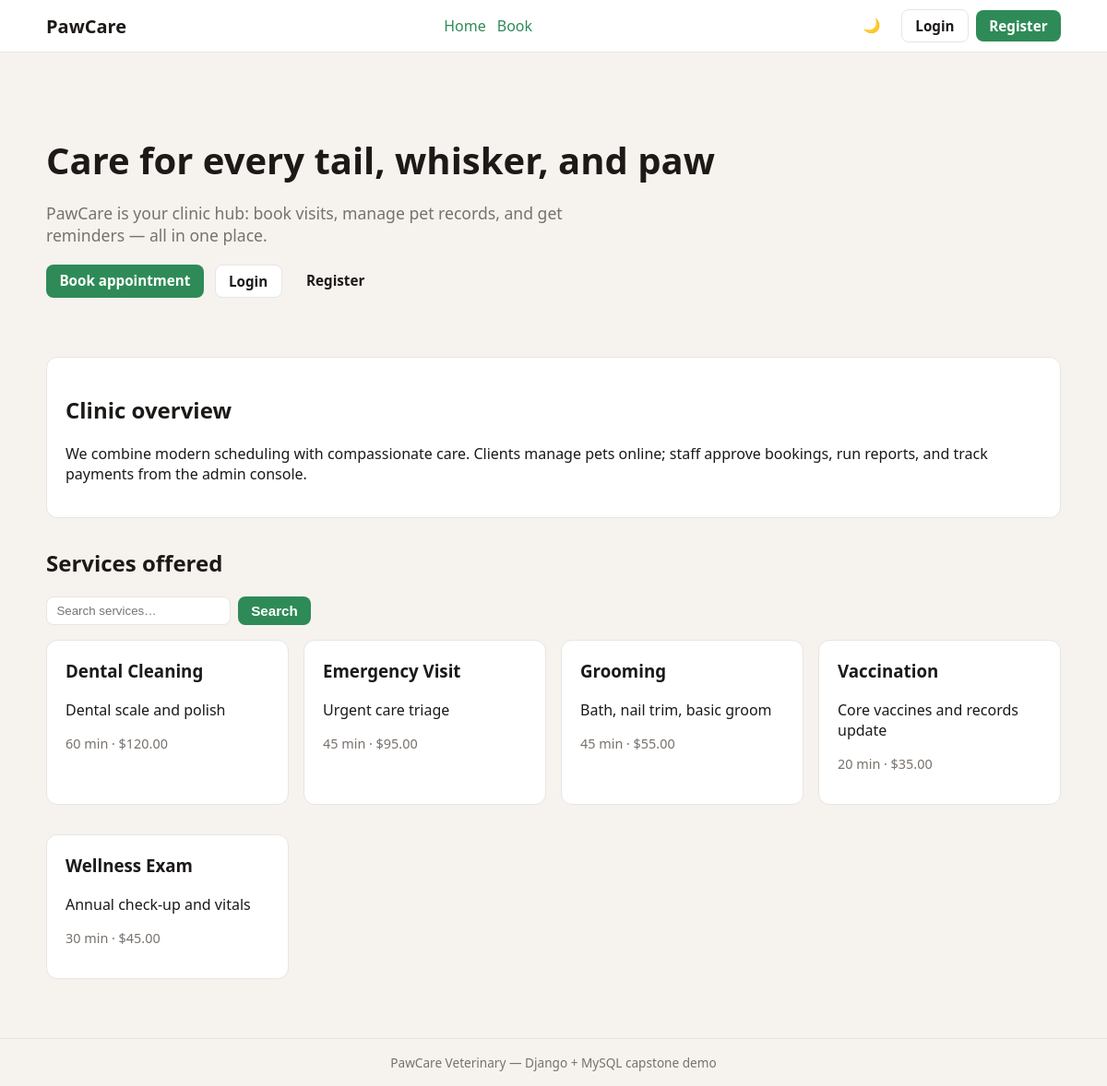
The page / on the database its author committed.
### clinic/models.py (models this page shows, shortened)
class Service(models.Model):
    name = models.CharField(max_length=120)
    description = models.TextField(blank=True)
    duration_minutes = models.PositiveIntegerField(default=30)
    base_price = models.DecimalField(max_digits=10, decimal_places=2, default=0)
    class Meta:
        ordering = ["name"]

### clinic/views.py (the view)
# urls.py: path("", views.landing, name="landing"),
def landing(request):
    q = (request.GET.get("q") or "").strip()
    services = Service.objects.all()
    if q:
        services = services.filter(Q(name__icontains=q) | Q(description__icontains=q))
    return render(
        request,
        "clinic/landing.html",
        {"services": services, "search_q": q},
    )

### clinic/context_processors.py (called while the page is built)
def notification_badge(request):
    if request.user.is_authenticated:
        count = Notification.objects.filter(user=request.user, read=False).count()
        return {"unread_notification_count": count}
    return {"unread_notification_count": 0}

### templates/clinic/landing.html (shortened to what this page needs)
{% extends "base.html" %}
{% block content %}
<section class="hero">
  <div>
    <h1>Care for every tail, whisker, and paw</h1>
    <p class="lead">PawCare is your clinic hub: book visits, manage pet records, and get reminders — all in one place.</p>
    <div class="hero-cta">
      <a class="btn-primary" href="{% url 'clinic:book' %}">Book appointment</a>
      {% if not user.is_authenticated %}
        <a class="btn-secondary" href="{% url 'accounts:login' %}">Login</a>
        <a class="btn-ghost" href="{% url 'accounts:register' %}">Register</a>
      {% endif %}
    </div>
  </div>
</section>
<section class="card section">
  <h2>Clinic overview</h2>
  <p>We combine modern scheduling with compassionate care. Clients manage pets online; staff approve bookings, run reports, and track payments from the admin console.</p>
</section>
<section class="section">
  <h2>Services offered</h2>
  <form method="get" class="search-bar" action="{% url 'clinic:landing' %}">
    <input type="search" name="q" value="{{ search_q }}" placeholder="Search services…" aria-label="Search services">
    <button type="submit" class="btn-primary">Search</button>
  </form>
  <div class="grid-services">
    {% for s in services %}
      <article class="card service-card">
        <h3>{{ s.name }}</h3>
        <p>{{ s.description|default:"Professional care for your pet." }}</p>
        <p class="meta">{{ s.duration_minutes }} min · ${{ s.base_price }}</p>
      </article>
    {% empty %}
      <p>No services yet. Run <code>python manage.py seed_demo</code> after migrating.</p>
    {% endfor %}
  </div>
</section>
{% endblock %}

### templates/base.html (shortened to what this page needs)
{% load static %}
<!DOCTYPE html>
<html lang="en" data-theme="light">
<head>
  <link rel="stylesheet" href="{% static 'css/app.css' %}">
</head>
<body>
  <header class="site-header">
    <div class="container header-inner">
      <a href="{% url 'clinic:landing' %}" class="logo">PawCare</a>
      <nav class="nav-main">
        <a href="{% url 'clinic:landing' %}">Home</a>
        {% if not user.is_staff %}
          <a href="{% url 'clinic:book' %}">Book</a>
        {% endif %}
      </nav>
      <div class="header-actions">
        <button type="button" class="btn-ghost" id="themeToggle" aria-label="Toggle dark mode">🌙</button>
        {% if user.is_authenticated %}
          <a href="{% url 'clinic:profile' %}" class="btn-ghost">Profile</a>
          <form action="{% url 'accounts:logout' %}" method="post" class="inline-form">{% csrf_token %}
            <button type="submit" class="btn-secondary">Logout</button>
          </form>
        {% else %}
          <a href="{% url 'accounts:login' %}" class="btn-secondary">Login</a>
          <a href="{% url 'accounts:register' %}" class="btn-primary">Register</a>
        {% endif %}
      </div>
    </div>
  </header>
  <main id="main" class="container main-content">
    {% block content %}{% endblock %}
  </main>
  <footer class="site-footer">
    <div class="container">PawCare Veterinary — Django + MySQL capstone demo</div>
  </footer>
</body>
</html>

### static/css/app.css (style rules this page uses)
:root { --bg: #f6f3ef; --surface: #ffffff; --text: #1c1917; --muted: #78716c; --primary: #2e8b57; --primary-dark: #236b44; --accent: #0ea5e9; --border: #e7e5e4; --danger: #b91c1c; --header-h: 3.5rem; }
* { box-sizing: border-box; }
body { margin: 0; font-family: "Segoe UI", system-ui, sans-serif; background: var(--bg); color: var(--text); min-height: 100vh; display: flex; flex-direction: column; }
a { color: var(--primary); }
.container { width: min(1100px, 92vw); margin: 0 auto; }
.site-header { background: var(--surface); border-bottom: 1px solid var(--border); position: sticky; top: 0; z-index: 50; }
.header-inner { display: flex; align-items: center; justify-content: space-between; gap: 1rem; min-height: var(--header-h); flex-wrap: wrap; }
.logo { font-weight: 800; font-size: 1.25rem; text-decoration: none; color: var(--text); }
.nav-main { display: flex; flex-wrap: wrap; gap: 0.75rem; align-items: center; }
.nav-main a { text-decoration: none; font-weight: 500; }
.header-actions { display: flex; align-items: center; gap: 0.5rem; flex-wrap: wrap; }
.btn-primary, .btn-secondary, .btn-ghost { display: inline-block; padding: 0.45rem 0.9rem; border-radius: 8px; text-decoration: none; font-weight: 600; border: none; cursor: pointer; font-size: 0.95rem; }
.btn-primary { background: var(--primary); color: #fff; }
.btn-secondary { background: var(--surface); color: var(--text); border: 1px solid var(--border); }
.btn-ghost { background: transparent; color: var(--text); }
.main-content { flex: 1; padding: 1.5rem 0 3rem; }
.site-footer { padding: 1rem; border-top: 1px solid var(--border); font-size: 0.85rem; color: var(--muted); text-align: center; }
.hero { padding: 2rem 0; }
.hero h1 { font-size: clamp(1.75rem, 4vw, 2.5rem); margin-bottom: 0.5rem; }
.lead { font-size: 1.1rem; color: var(--muted); max-width: 40rem; }
.hero-cta { display: flex; flex-wrap: wrap; gap: 0.75rem; margin-top: 1.25rem; }
.section { margin-top: 2rem; }
.card { background: var(--surface); border: 1px solid var(--border); border-radius: 12px; padding: 1.25rem; margin-bottom: 1rem; }
.grid-services { display: grid; grid-template-columns: repeat(auto-fill, minmax(220px, 1fr)); gap: 1rem; margin-top: 1rem; }
.service-card h3 { margin-top: 0; }
.meta { color: var(--muted); font-size: 0.9rem; }
.search-bar, .filter-bar { display: flex; flex-wrap: wrap; gap: 0.5rem; align-items: center; margin: 1rem 0; }
.search-bar input[type="search"], .filter-bar input, .filter-bar select { padding: 0.45rem 0.65rem; border-radius: 8px; border: 1px solid var(--border); background: var(--surface); color: var(--text); }

### rows shown on the page
Service: name "Dental Cleaning", description "Dental scale and polish", duration_minutes "60", base_price "120.00"
Service: name "Emergency Visit", description "Urgent care triage", duration_minutes "45", base_price "95.00"
Service: name "Grooming", description "Bath, nail trim, basic groom", duration_minutes "45", base_price "55.00"
Service: name "Vaccination", description "Core vaccines and records update", duration_minutes "20", base_price "35.00"
Service: name "Wellness Exam", description "Annual check-up and vitals", duration_minutes "30", base_price "45.00"
